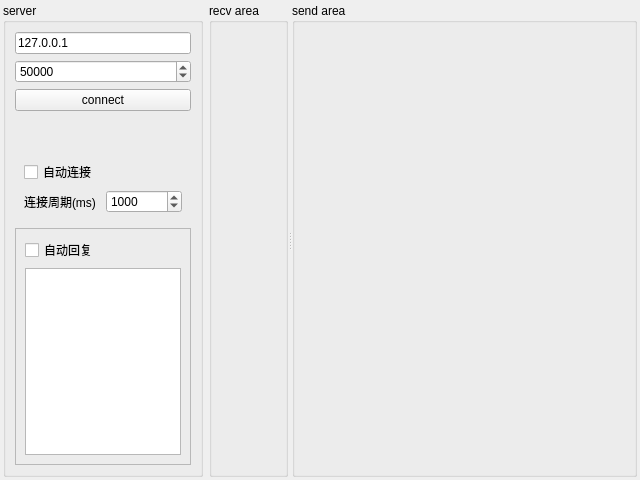
<?xml version="1.0" encoding="UTF-8"?>
<ui version="4.0">
 <class>TcpClientWindow</class>
 <widget class="QWidget" name="TcpClientWindow">
  <property name="geometry">
   <rect>
    <x>0</x>
    <y>0</y>
    <width>640</width>
    <height>480</height>
   </rect>
  </property>
  <property name="windowTitle">
   <string>Form</string>
  </property>
  <layout class="QHBoxLayout" name="horizontalLayout">
   <property name="leftMargin">
    <number>3</number>
   </property>
   <property name="topMargin">
    <number>3</number>
   </property>
   <property name="rightMargin">
    <number>3</number>
   </property>
   <property name="bottomMargin">
    <number>3</number>
   </property>
   <item>
    <widget class="QGroupBox" name="groupBox_3">
     <property name="sizePolicy">
      <sizepolicy hsizetype="Fixed" vsizetype="Preferred">
       <horstretch>0</horstretch>
       <verstretch>0</verstretch>
      </sizepolicy>
     </property>
     <property name="maximumSize">
      <size>
       <width>200</width>
       <height>16777215</height>
      </size>
     </property>
     <property name="title">
      <string>server</string>
     </property>
     <layout class="QVBoxLayout" name="verticalLayout_3">
      <item>
       <layout class="QVBoxLayout" name="verticalLayout">
        <item>
         <widget class="QLineEdit" name="lineEdit_ip">
          <property name="text">
           <string>127.0.0.1</string>
          </property>
         </widget>
        </item>
        <item>
         <widget class="QSpinBox" name="spinBox_port">
          <property name="maximum">
           <number>65535</number>
          </property>
          <property name="value">
           <number>50000</number>
          </property>
         </widget>
        </item>
       </layout>
      </item>
      <item>
       <widget class="QPushButton" name="pushButton_connect">
        <property name="text">
         <string>connect</string>
        </property>
        <property name="checkable">
         <bool>true</bool>
        </property>
       </widget>
      </item>
      <item>
       <spacer name="verticalSpacer">
        <property name="orientation">
         <enum>Qt::Vertical</enum>
        </property>
        <property name="sizeHint" stdset="0">
         <size>
          <width>20</width>
          <height>40</height>
         </size>
        </property>
       </spacer>
      </item>
      <item>
       <widget class="QFrame" name="frame_auto_connect">
        <layout class="QVBoxLayout" name="verticalLayout_4">
         <item>
          <widget class="QCheckBox" name="checkBox_auto_connect">
           <property name="text">
            <string>自动连接</string>
           </property>
          </widget>
         </item>
         <item>
          <layout class="QHBoxLayout" name="horizontalLayout_2">
           <item>
            <widget class="QLabel" name="label">
             <property name="text">
              <string>连接周期(ms)</string>
             </property>
            </widget>
           </item>
           <item>
            <widget class="QSpinBox" name="spinBox_auto_connect">
             <property name="maximum">
              <number>99999</number>
             </property>
             <property name="singleStep">
              <number>100</number>
             </property>
             <property name="value">
              <number>1000</number>
             </property>
            </widget>
           </item>
          </layout>
         </item>
        </layout>
       </widget>
      </item>
      <item>
       <widget class="QFrame" name="frame_auto_reply">
        <property name="frameShape">
         <enum>QFrame::StyledPanel</enum>
        </property>
        <property name="frameShadow">
         <enum>QFrame::Raised</enum>
        </property>
        <layout class="QVBoxLayout" name="verticalLayout_2">
         <item>
          <widget class="QCheckBox" name="checkBox_auto_reply">
           <property name="text">
            <string>自动回复</string>
           </property>
          </widget>
         </item>
         <item>
          <widget class="QTextEdit" name="textEdit_auto_reply"/>
         </item>
        </layout>
       </widget>
      </item>
     </layout>
    </widget>
   </item>
   <item>
    <widget class="QSplitter" name="splitter">
     <property name="orientation">
      <enum>Qt::Horizontal</enum>
     </property>
     <widget class="QGroupBox" name="groupBox_2">
      <property name="sizePolicy">
       <sizepolicy hsizetype="Preferred" vsizetype="Preferred">
        <horstretch>0</horstretch>
        <verstretch>0</verstretch>
       </sizepolicy>
      </property>
      <property name="title">
       <string>recv area</string>
      </property>
      <layout class="QGridLayout" name="gridLayout_2">
       <item row="0" column="0">
        <widget class="TextBrowserHexOrString" name="textBrower_recv" native="true"/>
       </item>
      </layout>
     </widget>
     <widget class="QGroupBox" name="groupBox">
      <property name="sizePolicy">
       <sizepolicy hsizetype="Preferred" vsizetype="Preferred">
        <horstretch>1</horstretch>
        <verstretch>0</verstretch>
       </sizepolicy>
      </property>
      <property name="title">
       <string>send area</string>
      </property>
      <layout class="QGridLayout" name="gridLayout_3">
       <item row="0" column="0">
        <widget class="TextBrowseSend" name="textBrowse_send" native="true"/>
       </item>
      </layout>
     </widget>
    </widget>
   </item>
  </layout>
 </widget>
 <customwidgets>
  <customwidget>
   <class>TextBrowserHexOrString</class>
   <extends>QWidget</extends>
   <header>textbrowserhexorstring.h</header>
   <container>1</container>
  </customwidget>
  <customwidget>
   <class>TextBrowseSend</class>
   <extends>QWidget</extends>
   <header>textbrowsesend.h</header>
   <container>1</container>
  </customwidget>
 </customwidgets>
 <resources/>
 <connections/>
</ui>
